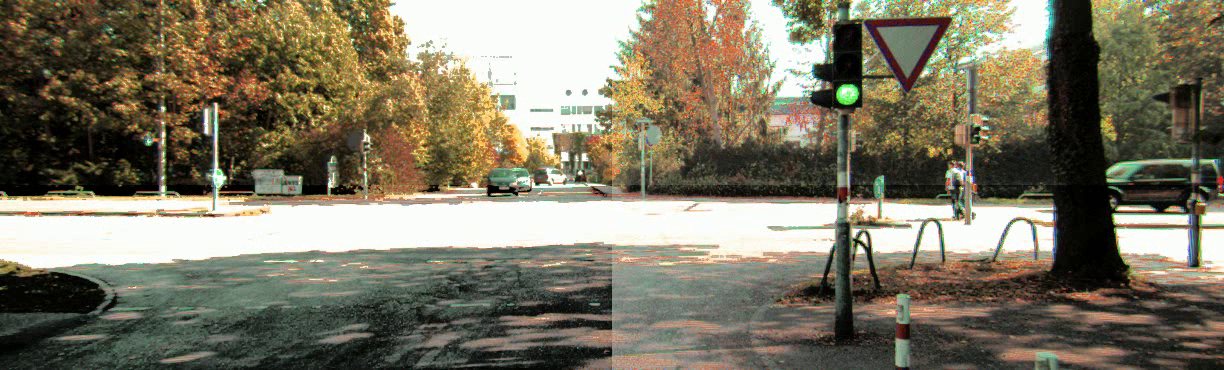
#> input picture frame 2 of Project 2/Q1/adaptivehistogrameq2.mp4, 1224 x 370 px, given in place of swadaptivehistogrameq.mp4, which was not available
$ python post.py
#> lines starting #> are read from the running program, lines starting #| are printed output that depends on the picture
#!/usr/bin/env python3
# -*- coding: utf-8 -*-
"""
Created on Fri Mar 25 14:05:23 2022

@author: pulkit
"""

import cv2
from HistEqUtils import *


def adjust_gamma(image, gamma=1.0):

 	# build a lookup table mapping the pixel values [0, 255] to
 	# their adjusted gamma values
    invGamma = 1.0 / gamma
    table = np.array([((i / 255.0) ** invGamma) * 255
		for i in np.arange(0, 256)]).astype("uint8")
 	# apply gamma correction using the lookup table
    return cv2.LUT(image, table)


videofile = 'swadaptivehistogrameq.mp4'

cam = cv2.VideoCapture(videofile)


while(True):
    ret, frame = cam.read()                                                  # Reading the frame from video
#> frame is the input picture: shape (370, 1224, 3); mean B, G, R 99.8, 118.9, 124.7

    # Check if the frame exists, if not exit
    if not ret:
        break

    frame = adjust_gamma(frame, gamma = 1.4)
#> in adjust_gamma, `return cv2.LUT(image, table)`:
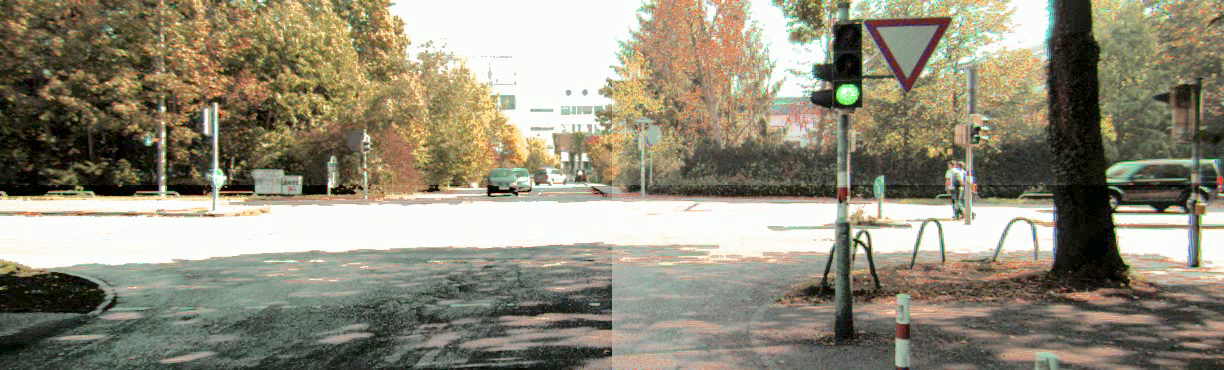
#> returned value: shape (370, 1224, 3); mean of channels 0, 1, 2 121.1, 139.9, 144.9; drawn as B, G, R


    cv2.imshow('frame', frame)
    if cv2.waitKey(500) & 0xFF == ord('q'):
#> (key q is pressed here)
        break


cam.release()
cv2.destroyAllWindows()


# [39 lines of commented-out code are left out]

$ run again, starting later in the video
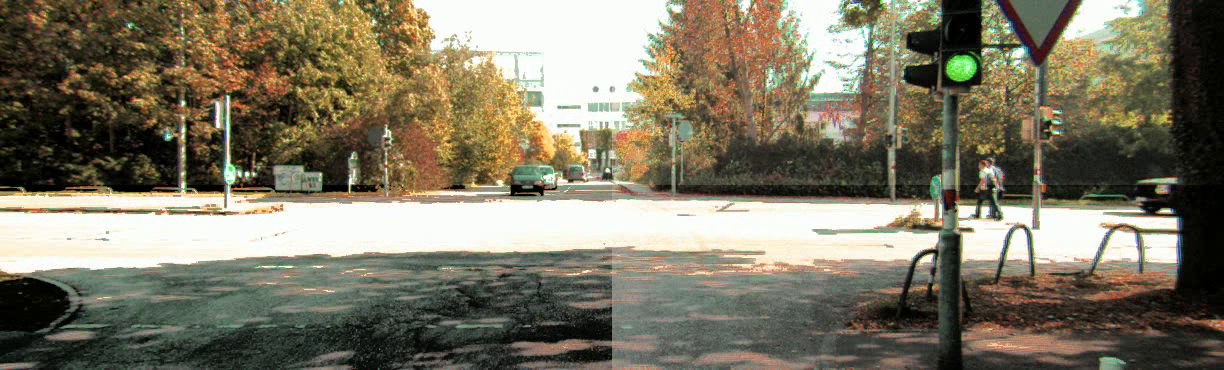
#> input picture frame 11 of Project 2/Q1/adaptivehistogrameq2.mp4, 1224 x 370 px, given in place of swadaptivehistogrameq.mp4, which was not available
#> frame is the input picture: shape (370, 1224, 3); mean B, G, R 100.1, 119.6, 125.3
#> in adjust_gamma, `return cv2.LUT(image, table)`:
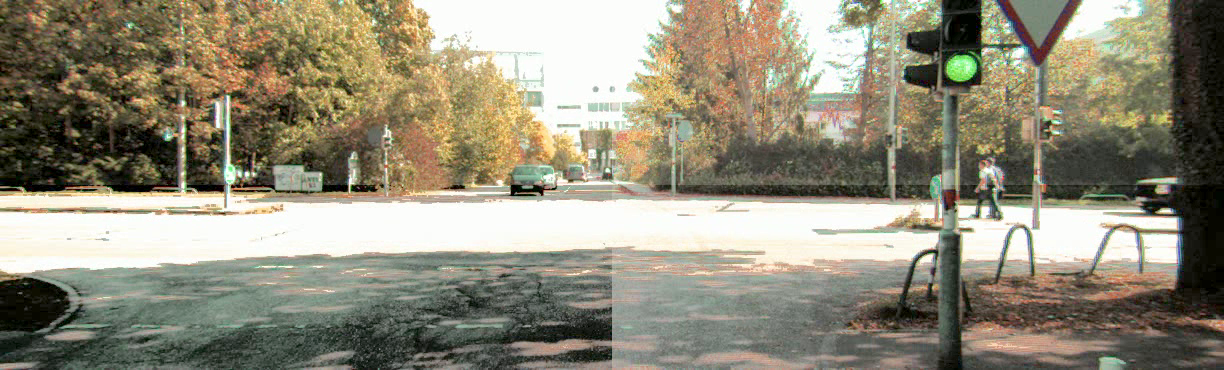
#> returned value: shape (370, 1224, 3); mean of channels 0, 1, 2 121.5, 140.4, 145.3; drawn as B, G, R

$ run again, starting later in the video
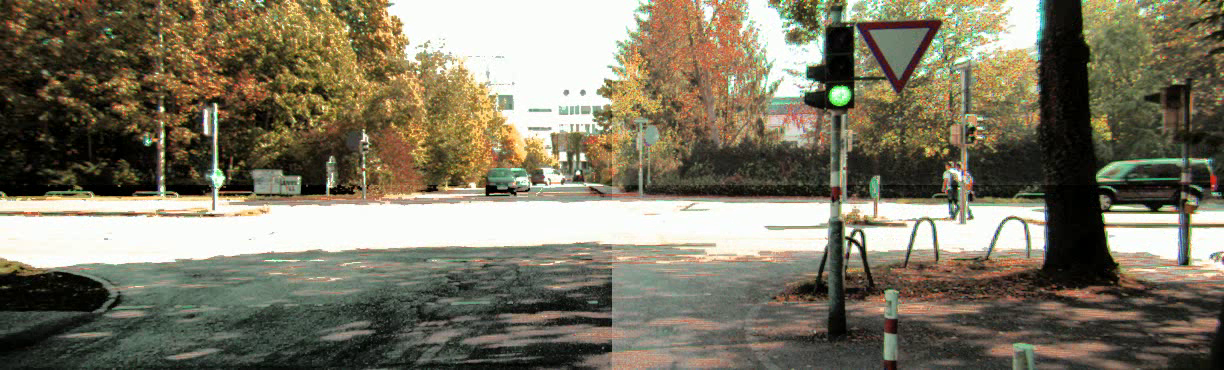
#> input picture frame 20 of Project 2/Q1/adaptivehistogrameq2.mp4, 1224 x 370 px, given in place of swadaptivehistogrameq.mp4, which was not available
#> frame is the input picture: shape (370, 1224, 3); mean B, G, R 99.7, 118.9, 124.5
#> in adjust_gamma, `return cv2.LUT(image, table)`:
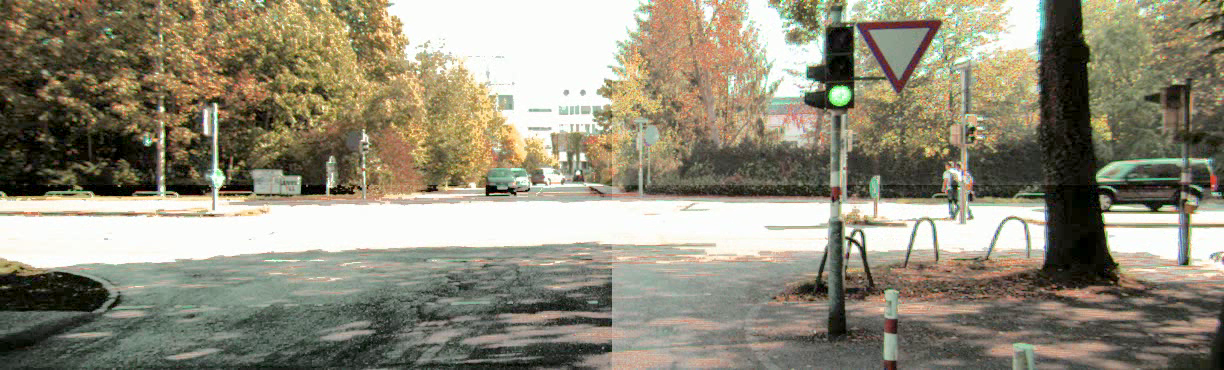
#> returned value: shape (370, 1224, 3); mean of channels 0, 1, 2 121.1, 140, 144.8; drawn as B, G, R
